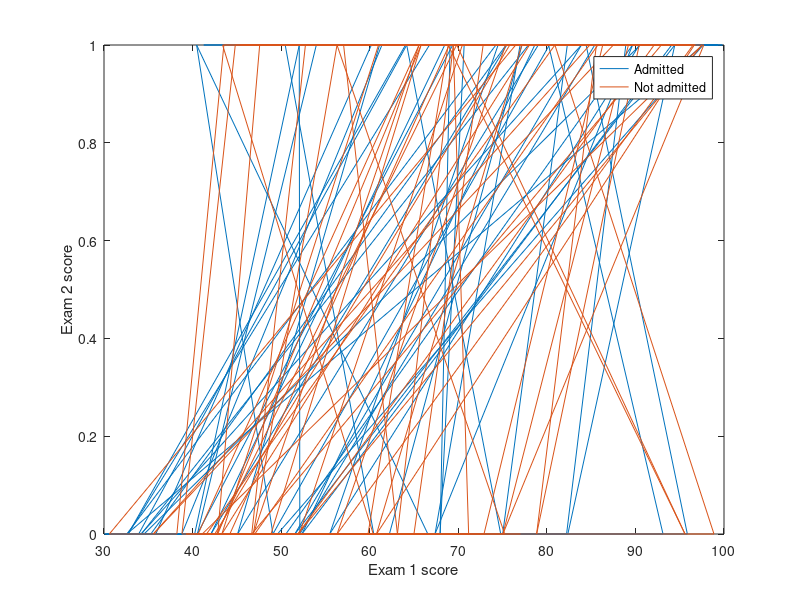

Source code (MATLAB):

clear ; close all; clc

% Load Data
% The first two columns contains the exam scores an
% contains the label

data = load('hw2_data1.txt');

X = data(:, [1, 2]); y = data(:, 3);


%fprintf(['Pllotting data with + indicating ( y = 1 ) indicating ( y = 0) examples']);

fprintf(['Plotting data with + indicating (y = 1) examples and o ' ...
         'indicating (y = 0) examples.\n']);


plot(X, y);

% Put somes labels
hold on;

% Labels and legend

xlabel('Exam 1 score')
ylabel('Exam 2 score')

%Specified in plot order
legend('Admitted', 'Not admitted')

hold off;

fprintf('\nProgram paused. Press enter to continue.\')

pause;

% Setup the data matrix appropriately, and add ones

[m, n] = size(X)

%Initialize fitting parameters











